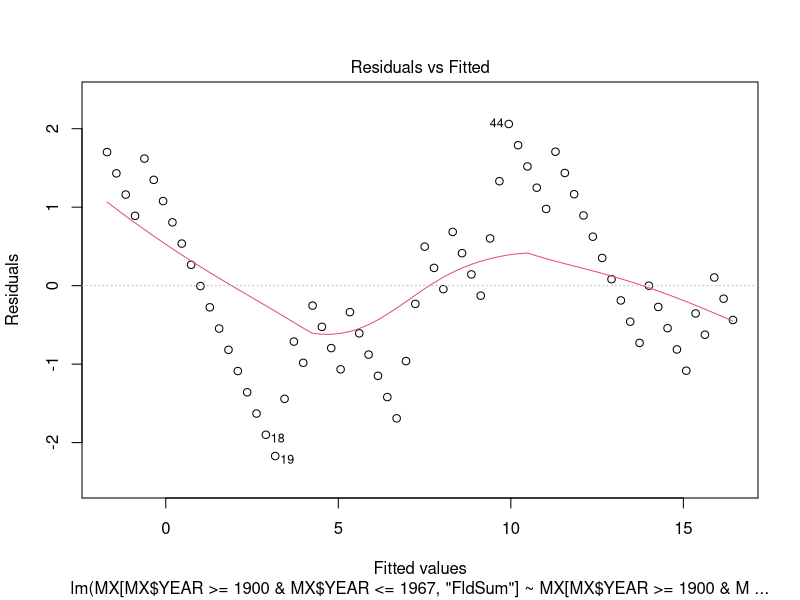
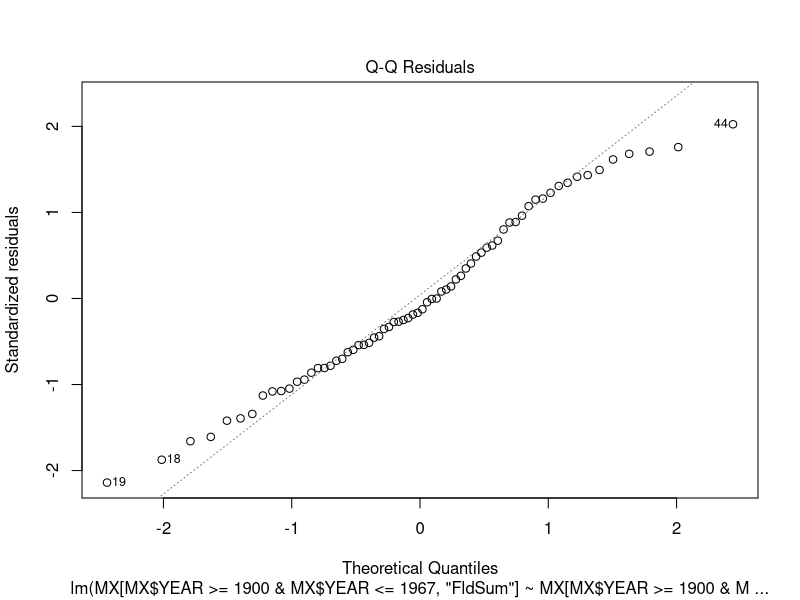
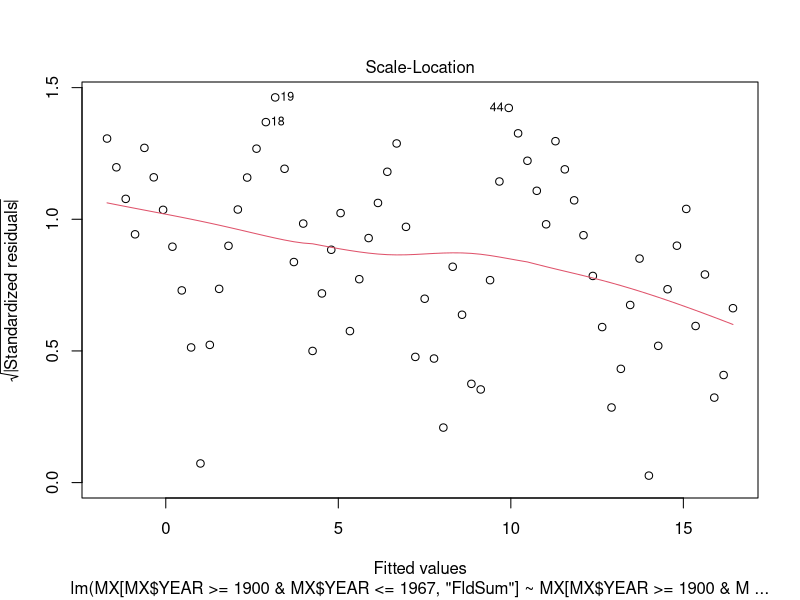
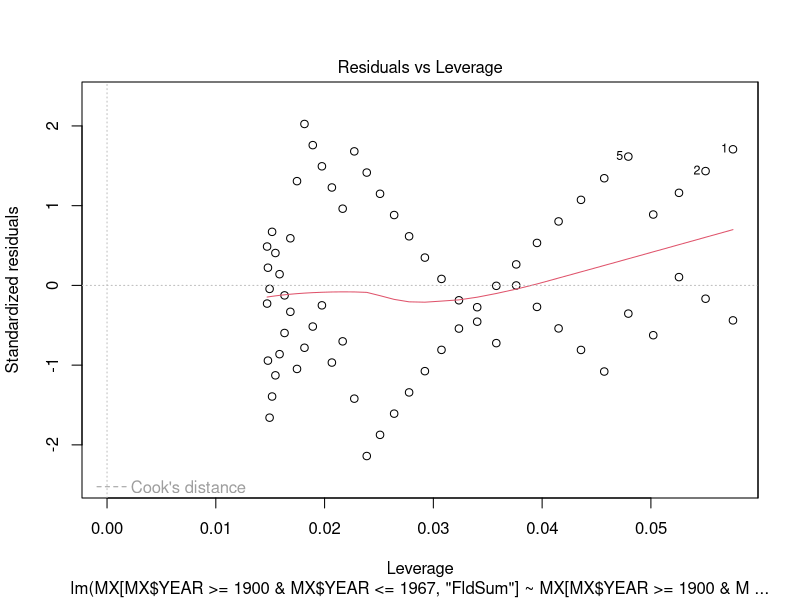
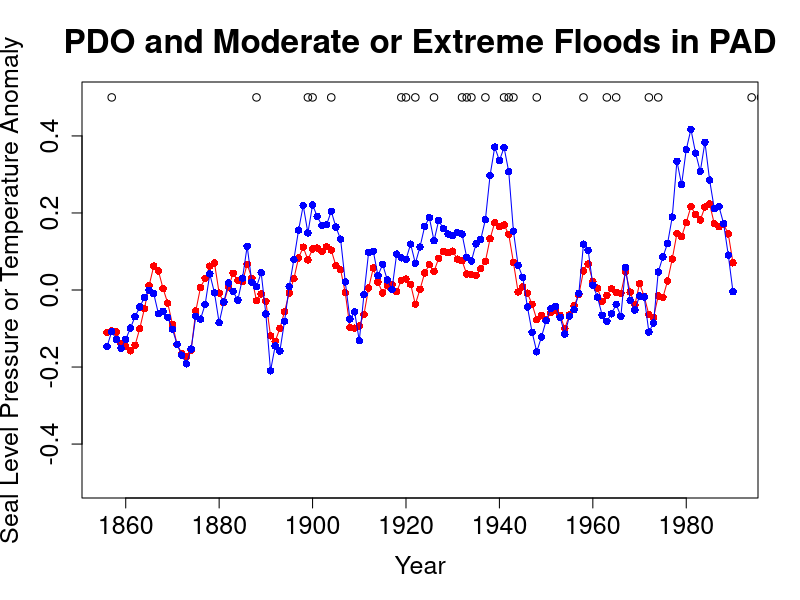
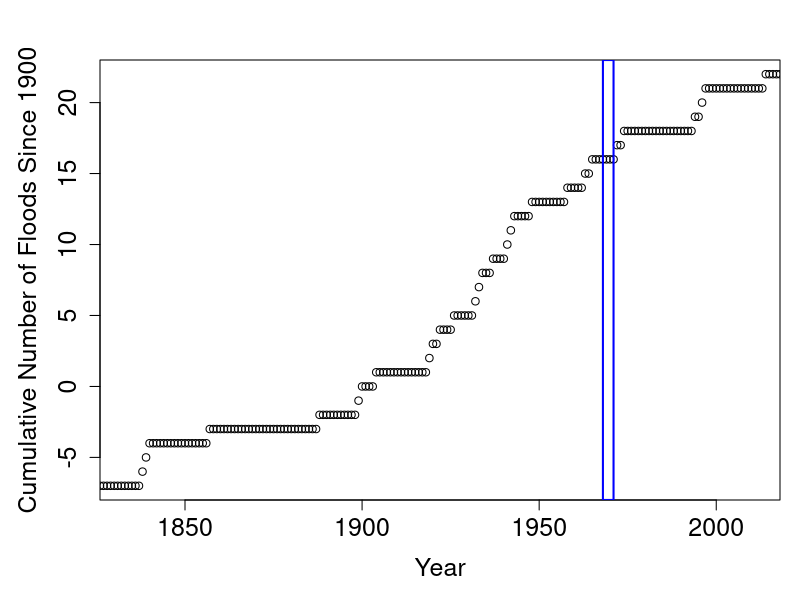
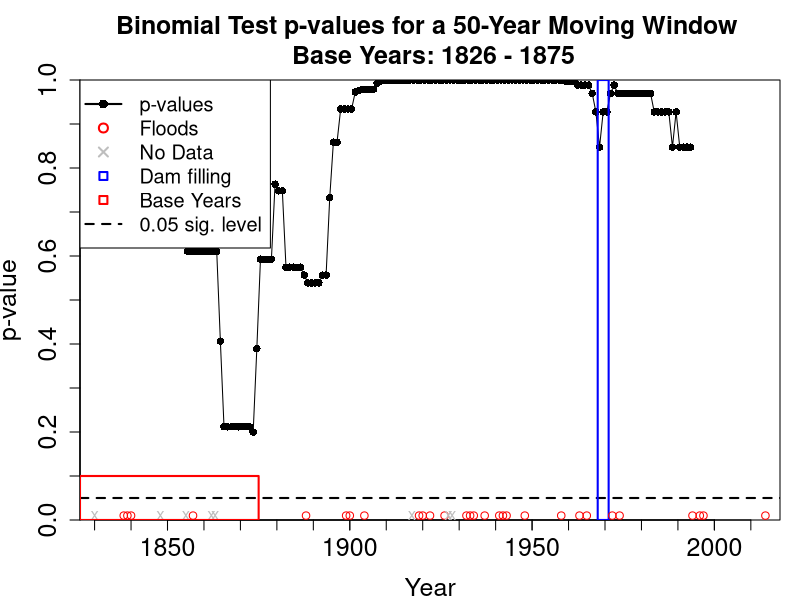
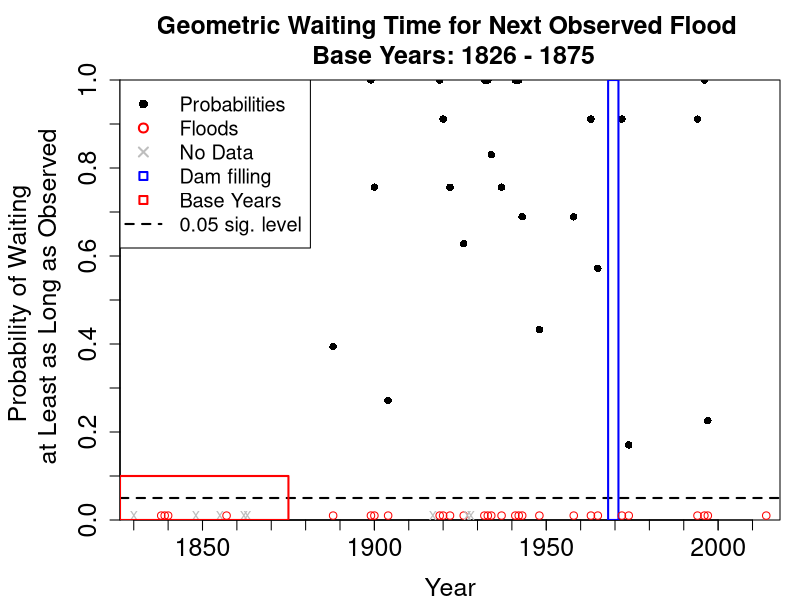

Reproduce these figures in R, in order.
#Statistical Analysis for the Comment on Beltaos (2018)
#Code Authors: Jared D. Smith (jds485@cornell.edu)
#            : Jonathan Lamontagne (Jonathan.Lamontagne@tufts.edu)

#Blurb on sections in the code----

#Set working directory----
setwd("C:\\Users\\jsmif\\Documents\\Cornell\\Research\\Publications\\CountRegressionIceJams\\DataAnalysis\\PAD_IceJamFloods")

#Load data----
#All flood data
Floods = read.csv(file = 'FloodData.csv', stringsAsFactors = FALSE)
#Select only moderate (M) and extreme (X) floods (scale values of 2 and 3)
MX = Floods[,c('YEAR', 'Floods23only')]

#FIXME: remove years without flood data? currently using na.rm and is.na to check for NA data (no flood record) years

#Compute cumulative number of floods for replication of Beltaos
MX$FldSum = 0
for (i in 1:nrow(MX)){
  MX$FldSum[i] = sum(MX$Floods23only[seq(1,i,1)], na.rm = TRUE)
}
#Because Beltaos started in 1900, need to adjust the cumulative number by the number observed in 1900
MX$FldSum = MX$FldSum - MX$FldSum[MX$YEAR == 1900]

#FIXME: It seems like Beltos' dataset is different than the one we are working with. Not continuing with this analysis for now.

#Plot of flood data----
png('CumulativeFloods.png', res = 300, units = 'in', width = 6, height = 6)
par(mar = c(5,5,3,1), xaxs = 'i', yaxs = 'i')
plot(MX$YEAR, MX$FldSum, 
     ylim = c(-8,23), xlim = c(MX$YEAR[1], max(MX$YEAR)),
     xlab = 'Year', ylab = 'Cumulative Number of Floods Since 1900',
     cex.axis = 1.5, cex.lab = 1.5)
#Polygon for dam filling years
polygon(x = c(1968, 1968, 1971, 1971), y = c(-8, 23, 23, -8), col = 'blue', density = 0, lwd = 2)
dev.off()

#Pacific Decadal Osciallation indices
#Monthly index for the PDO
PDOi = read.csv('PDO.csv', stringsAsFactors = FALSE)
#Annual sea surface temperature and sea level pressure
PDO_SST_SLP = read.csv('PDO_SLP_SST.csv', stringsAsFactors = FALSE)

#FIXME: Process monthly data to a usable format

#Binomial exact tests----
# Compare to Beltaos' analysis blocks for 1900 - 2017 data----
#Estimate binomial p for the base case of pre-dam in 1968
# Years 1826 - 1967 - All historical pre-dam construction
p1826 = sum(MX[MX$YEAR <= 1967, 'Floods23only'], na.rm = TRUE)/length(which(is.na(MX[MX$YEAR <= 1967, 'Floods23only']) == FALSE))
# Years 1900 - 1967
p1900 = sum(MX[MX$YEAR >= 1900 & MX$YEAR <= 1967, 'Floods23only'], na.rm = TRUE)/length(which(is.na(MX[MX$YEAR >= 1900 & MX$YEAR <= 1967, 'Floods23only']) == FALSE))
# Years 1910 - 1967
p1910 = sum(MX[MX$YEAR >= 1910 & MX$YEAR <= 1967, 'Floods23only'], na.rm = TRUE)/length(which(is.na(MX[MX$YEAR >= 1910 & MX$YEAR <= 1967, 'Floods23only']) == FALSE))
# Years 1922 - 1967
p1922 = sum(MX[MX$YEAR >= 1922 & MX$YEAR <= 1967, 'Floods23only'], na.rm = TRUE)/length(which(is.na(MX[MX$YEAR >= 1922 & MX$YEAR <= 1967, 'Floods23only']) == FALSE))
# Years 1930 - 1967
p1930 = sum(MX[MX$YEAR >= 1930 & MX$YEAR <= 1967, 'Floods23only'], na.rm = TRUE)/length(which(is.na(MX[MX$YEAR >= 1930 & MX$YEAR <= 1967, 'Floods23only']) == FALSE))
# Years 1940 - 1967
p1940 = sum(MX[MX$YEAR >= 1940 & MX$YEAR <= 1967, 'Floods23only'], na.rm = TRUE)/length(which(is.na(MX[MX$YEAR >= 1940 & MX$YEAR <= 1967, 'Floods23only']) == FALSE))
# Years 1950 - 1967
p1950 = sum(MX[MX$YEAR >= 1950 & MX$YEAR <= 1967, 'Floods23only'], na.rm = TRUE)/length(which(is.na(MX[MX$YEAR >= 1950 & MX$YEAR <= 1967, 'Floods23only']) == FALSE))

#Binomial exact tests using those estimates of p as the null hypothesis value.
#Compute number of floods post-dam (FldPD) starting in 1971, and the length of record from 1971 - 2017
FldPD = sum(MX[MX$YEAR >= 1971 & MX$YEAR <= 2017, 'Floods23only'], na.rm = TRUE)
n = length(which(is.na(MX[MX$YEAR >= 1971 & MX$YEAR <= 2017, 'Floods23only']) == FALSE))

#Probability of seeing FldPD floods or less, given p from above. This is a test on p being less than the p above, given n years with FldPD floods.
# Years 1826 - 1967
bt1826 = binom.test(x = FldPD, n = n, p = p1826, alternative = 'less')
# Years 1900 - 1967
bt1900 = binom.test(x = FldPD, n = n, p = p1900, alternative = 'less')
# Years 1910 - 1967
bt1910 = binom.test(x = FldPD, n = n, p = p1910, alternative = 'less')
# Years 1922 - 1967
bt1922 = binom.test(x = FldPD, n = n, p = p1922, alternative = 'less')
# Years 1930 - 1967
bt1930 = binom.test(x = FldPD, n = n, p = p1930, alternative = 'less')
# Years 1940 - 1967
bt1940 = binom.test(x = FldPD, n = n, p = p1940, alternative = 'less')
# Years 1950 - 1967
bt1950 = binom.test(x = FldPD, n = n, p = p1950, alternative = 'less')

# Moving window analysis using all of the historical data----
#Window size in years
size = 50
#Window jump size in years
jump = 1
#FIXME: Evaluate the sensitivity of this analysis wrt size. Should pick the size that stabilizes the values.

#FIXME: Currently does not drop reservior filling years.

#Compute p-values of binomial exact tests. Treat the first 'size' years of data as the base case.
#Preallocate p value vector and midpoint vector. First window is base case and does not get tested.
pvec = mids = vector('numeric', length = (nrow(MX) - size))
for (i in 1:(length(pvec) + 1)){
  #Number of floods in size
  x = sum(MX[MX$YEAR >= (MX$YEAR[1] + (i-1)) & MX$YEAR <= (MX$YEAR[1] + (i-1) + size - 1), 'Floods23only'], na.rm = TRUE)
  #Number of years with data in size
  nx = length(which(is.na(MX[MX$YEAR >= (MX$YEAR[1] + (i-1)) & MX$YEAR <= (MX$YEAR[1] + (i-1) + size - 1), 'Floods23only']) == FALSE))
  
  #Extract the p-value from the lower tail binomial test.
  if (i == 1){
    #Base case. Estimate p from the data, and use as the null value in tests that follow.
    pbase = x/nx
  }
  else{
    pvec[i-1] = binom.test(x = x, n = nx, p = pbase, alternative = 'less')[[3]]
    #Compute the midpoint of the window for plotting
    mids[i-1] = sum(MX[MX$YEAR >= (MX$YEAR[1] + (i-1)) & MX$YEAR <= (MX$YEAR[1] + (i-1) + size - 1), 'YEAR'][c(1,size)])/2
  }
}
rm(x, nx)

#Plot of moving window
png('MovingWindowBinomialTest.png', res = 300, width = 8, height = 8, units = 'in')
par(mar = c(4,4,4,1), xaxs = 'i', yaxs = 'i')
#Plot of the p-values. X location is the midpoint of the window
plot(x = mids, y = pvec, pch = 16, lty = 1, type = 'o',
     xlim = c(MX$YEAR[1], MX$YEAR[nrow(MX)]), ylim = c(0, 1),
     xlab = 'Year', ylab = 'p-value', main = 'Binomial Test p-values for a 50-Year Moving Window \n Base Years: 1826 - 1875',
     cex.axis = 1.5, cex.main = 1.5, cex.lab = 1.5)

axis(side = 1, at = seq(1830,2010,10), labels = FALSE)
axis(side = 2, at = seq(0.1,0.9,0.2), labels = FALSE)

#Line for 0.05 significance
lines(x = c(MX$YEAR[1], MX$YEAR[nrow(MX)]), y = c(0.05, 0.05), lty = 2, lwd = 2)

#Polygon for dam filling years
polygon(x = c(1968, 1968, 1971, 1971), y = c(0, 1, 1, 0), col = 'blue', density = 0, lwd = 2)

par(new = TRUE)
#Plot of the floods to show where they exist
plot(x = MX$YEAR[MX$Floods23only == 1], y = rep(0.01,length(MX$YEAR[MX$Floods23only == 1])), 
     pch = 1, col = 'red',
     xlim = c(MX$YEAR[1], MX$YEAR[nrow(MX)]), ylim = c(0, 1),
     xlab = '', ylab = '', main = '', axes = FALSE)

par(new = TRUE)
#plot of the no data years to show where no data exist
plot(x = MX$YEAR[is.na(MX$Floods23only)], y = rep(0.01,length(MX$YEAR[is.na(MX$Floods23only)])), 
     pch = 'x', col = 'grey',
     xlim = c(MX$YEAR[1], MX$YEAR[nrow(MX)]), ylim = c(0, 1),
     xlab = '', ylab = '', main = '', axes = FALSE)

#Polygon for base years
polygon(x = c(MX$YEAR[1], MX$YEAR[1], MX$YEAR[size], MX$YEAR[size]), y = c(0, 0.1, 0.1, 0), col = 'red', density = 0, lwd = 2)

legend('topleft', legend = c('p-values', 'Floods', 'No Data', 'Dam filling', 'Base Years', '0.05 sig. level'), pch = c(16,1,4,22,22,NA), lty = c(1,NA,NA,NA,NA,2), lwd = 2, col = c('black', 'red', 'grey', 'blue','red', 'black'), cex = 1.2)

dev.off()

#Geometric probability of seeing no ice jam floods in 20 or more years----
#Rs geometric distribution starts at x = 0, rather than the traditional x = 1. So, 20 - 2 is needed here.
Geom20 = 1 - pgeom(q = 20 - 2, prob = pbase)

#Moving window for geometric
#Using the same base period for p as for binomial p, what is the probability of waiting as many years as elapsed before the next flood?
# Select only those years with floods after the base period.
MX_Geom = MX[which(MX$Floods23only == 1 & MX$YEAR > (MX$YEAR[1] + size)),]
GeomProb = vector('numeric', length = nrow(MX_Geom)-1)
for (i in 1:length(GeomProb)){
  #Number of years before next flood
  x = MX_Geom$YEAR[i + 1] - MX_Geom$YEAR[i]
  
  #Compute the upper tail from geometric distribution for waiting at least x years for next flood given pbase probability in any year
  GeomProb[i] = 1 - pgeom(q = (x-2), prob = pbase)
}
rm(x)

png('MovingWindowGeometricWaitingTime.png', res = 300, width = 8, height = 8, units = 'in')
par(mar = c(4,6,4,1), xaxs = 'i', yaxs = 'i')
#Plot of the probabilities. X location is the flood year counted as 0 in geometric distribution waiting time
plot(x = MX_Geom$YEAR[-nrow(MX_Geom)], y = GeomProb, pch = 16,
     xlim = c(MX$YEAR[1], MX$YEAR[nrow(MX)]), ylim = c(0, 1),
     xlab = 'Year', ylab = 'Probability of Waiting \n at Least as Long as Observed', main = 'Geometric Waiting Time for Next Observed Flood \n Base Years: 1826 - 1875',
     cex.axis = 1.5, cex.main = 1.5, cex.lab = 1.5)

axis(side = 1, at = seq(1830,2010,10), labels = FALSE)
axis(side = 2, at = seq(0.1,0.9,0.2), labels = FALSE)

#Line for 0.05 significance
lines(x = c(MX$YEAR[1], MX$YEAR[nrow(MX)]), y = c(0.05, 0.05), lty = 2, lwd = 2)

#Polygon for dam filling years
polygon(x = c(1968, 1968, 1971, 1971), y = c(0, 1, 1, 0), col = 'blue', density = 0, lwd = 2)

par(new = TRUE)
#Plot of the floods to show where they exist
plot(x = MX$YEAR[MX$Floods23only == 1], y = rep(0.01,length(MX$YEAR[MX$Floods23only == 1])), 
     pch = 1, col = 'red',
     xlim = c(MX$YEAR[1], MX$YEAR[nrow(MX)]), ylim = c(0, 1),
     xlab = '', ylab = '', main = '', axes = FALSE)

par(new = TRUE)
#plot of the no data years to show where no data exist
plot(x = MX$YEAR[is.na(MX$Floods23only)], y = rep(0.01,length(MX$YEAR[is.na(MX$Floods23only)])), 
     pch = 'x', col = 'grey',
     xlim = c(MX$YEAR[1], MX$YEAR[nrow(MX)]), ylim = c(0, 1),
     xlab = '', ylab = '', main = '', axes = FALSE)

#Polygon for base years
polygon(x = c(MX$YEAR[1], MX$YEAR[1], MX$YEAR[size], MX$YEAR[size]), y = c(0, 0.1, 0.1, 0), col = 'red', density = 0, lwd = 2)

legend('topleft', legend = c('Probabilities', 'Floods', 'No Data', 'Dam filling', 'Base Years', '0.05 sig. level'), pch = c(16,1,4,22,22,NA), lty = c(NA,NA,NA,NA,NA,2), lwd = 2, col = c('black', 'red', 'grey', 'blue','red', 'black'), cex = 1.2)

dev.off()

#Replication of Beltaos' regression analysis tests----
# Years 1900 - 1967
lm1900 = lm(MX[MX$YEAR >= 1900 & MX$YEAR <= 1967, 'FldSum'] ~ MX[MX$YEAR >= 1900 & MX$YEAR <= 1967, 'YEAR'])
# Years 1910 - 1967
lm1910 = lm(MX[MX$YEAR >= 1910 & MX$YEAR <= 1967, 'FldSum'] ~ MX[MX$YEAR >= 1910 & MX$YEAR <= 1967, 'YEAR'])
# Years 1922 - 1967
lm1922 = lm(MX[MX$YEAR >= 1922 & MX$YEAR <= 1967, 'FldSum'] ~ MX[MX$YEAR >= 1922 & MX$YEAR <= 1967, 'YEAR'])
# Years 1930 - 1967
lm1930 = lm(MX[MX$YEAR >= 1930 & MX$YEAR <= 1967, 'FldSum'] ~ MX[MX$YEAR >= 1930 & MX$YEAR <= 1967, 'YEAR'])
# Years 1940 - 1967
lm1940 = lm(MX[MX$YEAR >= 1940 & MX$YEAR <= 1967, 'FldSum'] ~ MX[MX$YEAR >= 1940 & MX$YEAR <= 1967, 'YEAR'])
# Years 1950 - 1967
lm1950 = lm(MX[MX$YEAR >= 1950 & MX$YEAR <= 1967, 'FldSum'] ~ MX[MX$YEAR >= 1950 & MX$YEAR <= 1967, 'YEAR'])
# Post-dam years: 1971 - 2017
lmPD = lm(MX[MX$YEAR >= 1971, 'FldSum'] ~ MX[MX$YEAR >= 1971, 'YEAR'])

#Regression diagnostic plots - concerns about heteroskedasticity and normality. Showing one example.
plot(lm1900)

png('BeltosRegressionCheck.png', res = 300, units = 'in', width = 7, height = 7)
par(mar = c(4,4,3,1), xaxs = 'i', yaxs = 'i')
plot(MX$YEAR, MX$FldSum, 
     ylim = c(-1,23), xlim = c(1900, max(MX$YEAR)),
     xlab = 'Year', ylab = 'Cumulative Number of Floods',
     cex.axis = 1.5, cex.lab = 1.5)
#Polygon for dam filling years
polygon(x = c(1968, 1968, 1971, 1971), y = c(-1, 31, 31, -1), col = 'blue', density = 0, lwd = 2)

#Add regression lines
abline(lm1900, col = 'red')
abline(lm1910, col = 'orange')
abline(lm1922, col = 'green')
abline(lm1930, col = 'blue')
abline(lm1940, col = 'purple')
abline(lm1950, col = 'pink')
abline(lmPD, col = 'black')

dev.off()

#Evaluation of PDO and Floods----
plot(seq(1856, 1990,1), PDO_SST_SLP$PDO_SST, type = 'o', pch = 16, col = 'red',
     xlim = c(1856,1990), ylim = c(-0.5, 0.5),
     xlab = 'Year', ylab = 'Seal Level Pressure or Temperature Anomaly', main = 'PDO and Moderate or Extreme Floods in PAD',
     cex.lab = 1.5, cex.main = 2, cex.axis = 1.5)
par(new = TRUE)
plot(seq(1856, 1990,1), PDO_SST_SLP$PDO_SLP, type = 'o', pch = 16, col = 'blue',
     xlim = c(1856,1990), ylim = c(-0.5, 0.5),
     xlab = '', ylab = '', main = '', axes = FALSE)
par(new = TRUE)
plot(x = MX$YEAR[MX$Floods23only == 1], y = rep(0.5,length(MX$YEAR[MX$Floods23only == 1])), 
     pch = 1,
     xlim = c(1856,1990), ylim = c(-0.5, 0.5),
     xlab = '', ylab = '', main = '', axes = FALSE)